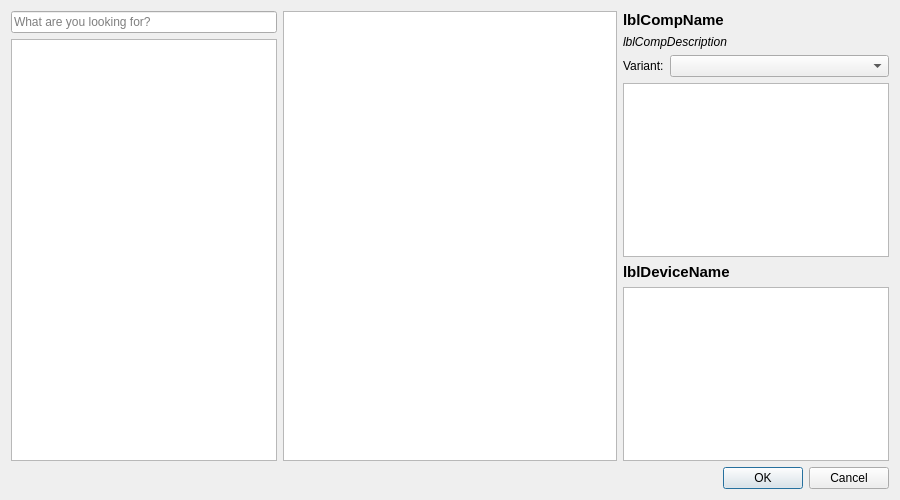
<?xml version="1.0" encoding="UTF-8"?>
<ui version="4.0">
 <class>librepcb::project::editor::AddComponentDialog</class>
 <widget class="QDialog" name="librepcb::project::editor::AddComponentDialog">
  <property name="geometry">
   <rect>
    <x>0</x>
    <y>0</y>
    <width>900</width>
    <height>500</height>
   </rect>
  </property>
  <property name="windowTitle">
   <string>Add Component</string>
  </property>
  <layout class="QGridLayout" name="gridLayout" rowstretch="0,1,0,1,0" columnstretch="4,5,4">
   <item row="0" column="0" rowspan="4">
    <layout class="QVBoxLayout" name="verticalLayout">
     <item>
      <widget class="QLineEdit" name="edtSearch">
       <property name="placeholderText">
        <string>What are you looking for?</string>
       </property>
       <property name="clearButtonEnabled">
        <bool>true</bool>
       </property>
      </widget>
     </item>
     <item>
      <widget class="QTreeView" name="treeCategories">
       <property name="editTriggers">
        <set>QAbstractItemView::NoEditTriggers</set>
       </property>
       <property name="headerHidden">
        <bool>true</bool>
       </property>
      </widget>
     </item>
    </layout>
   </item>
   <item row="0" column="1" rowspan="4">
    <widget class="QTreeWidget" name="treeComponents">
     <property name="horizontalScrollBarPolicy">
      <enum>Qt::ScrollBarAlwaysOff</enum>
     </property>
     <property name="editTriggers">
      <set>QAbstractItemView::NoEditTriggers</set>
     </property>
     <property name="verticalScrollMode">
      <enum>QAbstractItemView::ScrollPerPixel</enum>
     </property>
     <property name="headerHidden">
      <bool>true</bool>
     </property>
     <property name="columnCount">
      <number>0</number>
     </property>
    </widget>
   </item>
   <item row="0" column="2">
    <layout class="QVBoxLayout" name="verticalLayout_2">
     <item>
      <widget class="QLabel" name="lblCompName">
       <property name="font">
        <font>
         <pointsize>11</pointsize>
         <weight>75</weight>
         <bold>true</bold>
        </font>
       </property>
       <property name="text">
        <string notr="true">lblCompName</string>
       </property>
       <property name="wordWrap">
        <bool>true</bool>
       </property>
       <property name="textInteractionFlags">
        <set>Qt::LinksAccessibleByMouse|Qt::TextSelectableByMouse</set>
       </property>
      </widget>
     </item>
     <item>
      <widget class="QLabel" name="lblCompDescription">
       <property name="font">
        <font>
         <italic>true</italic>
        </font>
       </property>
       <property name="text">
        <string notr="true">lblCompDescription</string>
       </property>
       <property name="wordWrap">
        <bool>true</bool>
       </property>
       <property name="textInteractionFlags">
        <set>Qt::LinksAccessibleByMouse|Qt::TextSelectableByMouse</set>
       </property>
      </widget>
     </item>
     <item>
      <layout class="QHBoxLayout" name="horizontalLayout" stretch="0,1">
       <item>
        <widget class="QLabel" name="lblSymbVar">
         <property name="text">
          <string>Variant:</string>
         </property>
        </widget>
       </item>
       <item>
        <widget class="QComboBox" name="cbxSymbVar"/>
       </item>
      </layout>
     </item>
    </layout>
   </item>
   <item row="1" column="2">
    <widget class="GraphicsView" name="viewComponent">
     <property name="verticalScrollBarPolicy">
      <enum>Qt::ScrollBarAlwaysOff</enum>
     </property>
     <property name="horizontalScrollBarPolicy">
      <enum>Qt::ScrollBarAlwaysOff</enum>
     </property>
    </widget>
   </item>
   <item row="2" column="2">
    <widget class="QLabel" name="lblDeviceName">
     <property name="font">
      <font>
       <pointsize>11</pointsize>
       <weight>75</weight>
       <bold>true</bold>
      </font>
     </property>
     <property name="text">
      <string notr="true">lblDeviceName</string>
     </property>
    </widget>
   </item>
   <item row="3" column="2">
    <widget class="GraphicsView" name="viewDevice">
     <property name="verticalScrollBarPolicy">
      <enum>Qt::ScrollBarAlwaysOff</enum>
     </property>
     <property name="horizontalScrollBarPolicy">
      <enum>Qt::ScrollBarAlwaysOff</enum>
     </property>
    </widget>
   </item>
   <item row="4" column="0" colspan="3">
    <widget class="QDialogButtonBox" name="buttonBox">
     <property name="orientation">
      <enum>Qt::Horizontal</enum>
     </property>
     <property name="standardButtons">
      <set>QDialogButtonBox::Cancel|QDialogButtonBox::Ok</set>
     </property>
    </widget>
   </item>
  </layout>
 </widget>
 <customwidgets>
  <customwidget>
   <class>GraphicsView</class>
   <extends>QGraphicsView</extends>
   <header location="global">librepcb/common/graphics/graphicsview.h</header>
  </customwidget>
 </customwidgets>
 <tabstops>
  <tabstop>edtSearch</tabstop>
  <tabstop>treeCategories</tabstop>
 </tabstops>
 <resources/>
 <connections>
  <connection>
   <sender>buttonBox</sender>
   <signal>accepted()</signal>
   <receiver>librepcb::project::editor::AddComponentDialog</receiver>
   <slot>accept()</slot>
   <hints>
    <hint type="sourcelabel">
     <x>248</x>
     <y>254</y>
    </hint>
    <hint type="destinationlabel">
     <x>157</x>
     <y>274</y>
    </hint>
   </hints>
  </connection>
  <connection>
   <sender>buttonBox</sender>
   <signal>rejected()</signal>
   <receiver>librepcb::project::editor::AddComponentDialog</receiver>
   <slot>reject()</slot>
   <hints>
    <hint type="sourcelabel">
     <x>316</x>
     <y>260</y>
    </hint>
    <hint type="destinationlabel">
     <x>286</x>
     <y>274</y>
    </hint>
   </hints>
  </connection>
 </connections>
</ui>
